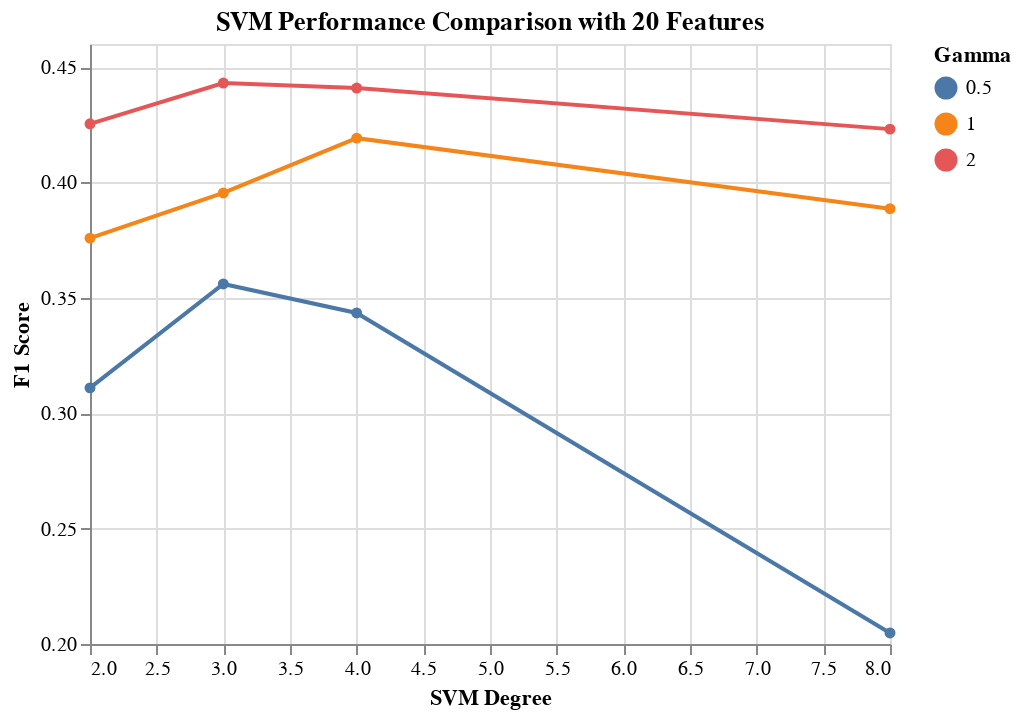

This figure's notebook cell:
### Code cell
alt.renderers.enable('default')
fit_out_SVM["chart"]

### Figure 1 — Vega-Lite specification as saved in the notebook (floating-point values rounded to 4 significant figures)
{"config": {"view": {"continuousWidth": 400, "continuousHeight": 300}}, "data": {"name": "data-fb936d5fc67f47dbcb7b4954d0956f83"}, "mark": {"type": "line", "point": true}, "encoding": {"color": {"type": "nominal", "field": "svm__gamma", "title": "Gamma"}, "x": {"type": "quantitative", "field": "svm__degree", "title": "SVM Degree"}, "y": {"type": "quantitative", "field": "mean_score", "scale": {"zero": false}, "title": "F1 Score"}}, "title": "SVM Performance Comparison with 20 Features", "$schema": "https://vega.github.io/schema/vega-lite/v4.8.1.json", "datasets": {"data-fb936d5fc67f47dbcb7b4954d0956f83": [{"mean_score": 0.4431, "std_score": 0.0226, "max_score": 0.4696, "min_score": 0.4128, "rfi_fs__n_features_": 20.0, "svm__degree": 3.0, "svm__gamma": 2.0}, {"mean_score": 0.4409, "std_score": 0.03993, "max_score": 0.4956, "min_score": 0.385, "rfi_fs__n_features_": 20.0, "svm__degree": 4.0, "svm__gamma": 2.0}, {"mean_score": 0.4254, "std_score": 0.04368, "max_score": 0.5, "min_score": 0.3737, "rfi_fs__n_features_": 20.0, "svm__degree": 2.0, "svm__gamma": 2.0}, {"mean_score": 0.4231, "std_score": 0.03527, "max_score": 0.4659, "min_score": 0.371, "rfi_fs__n_features_": 20.0, "svm__degree": 8.0, "svm__gamma": 2.0}, {"mean_score": 0.4192, "std_score": 0.02639, "max_score": 0.4516, "min_score": 0.3732, "rfi_fs__n_features_": 20.0, "svm__degree": 4.0, "svm__gamma": 1.0}, {"mean_score": 0.3955, "std_score": 0.04714, "max_score": 0.48, "min_score": 0.3431, "rfi_fs__n_features_": 20.0, "svm__degree": 3.0, "svm__gamma": 1.0}, {"mean_score": 0.3886, "std_score": 0.02606, "max_score": 0.4317, "min_score": 0.3585, "rfi_fs__n_features_": 20.0, "svm__degree": 8.0, "svm__gamma": 1.0}, {"mean_score": 0.3759, "std_score": 0.03158, "max_score": 0.4332, "min_score": 0.35, "rfi_fs__n_features_": 20.0, "svm__degree": 2.0, "svm__gamma": 1.0}, {"mean_score": 0.356, "std_score": 0.03963, "max_score": 0.4272, "min_score": 0.3163, "rfi_fs__n_features_": 20.0, "svm__degree": 3.0, "svm__gamma": 0.5}, {"mean_score": 0.3434, "std_score": 0.02907, "max_score": 0.398, "min_score": 0.3158, "rfi_fs__n_features_": 20.0, "svm__degree": 4.0, "svm__gamma": 0.5}, {"mean_score": 0.311, "std_score": 0.03303, "max_score": 0.3627, "min_score": 0.2766, "rfi_fs__n_features_": 20.0, "svm__degree": 2.0, "svm__gamma": 0.5}, {"mean_score": 0.2048, "std_score": 0.0286, "max_score": 0.2431, "min_score": 0.1695, "rfi_fs__n_features_": 20.0, "svm__degree": 8.0, "svm__gamma": 0.5}]}}
